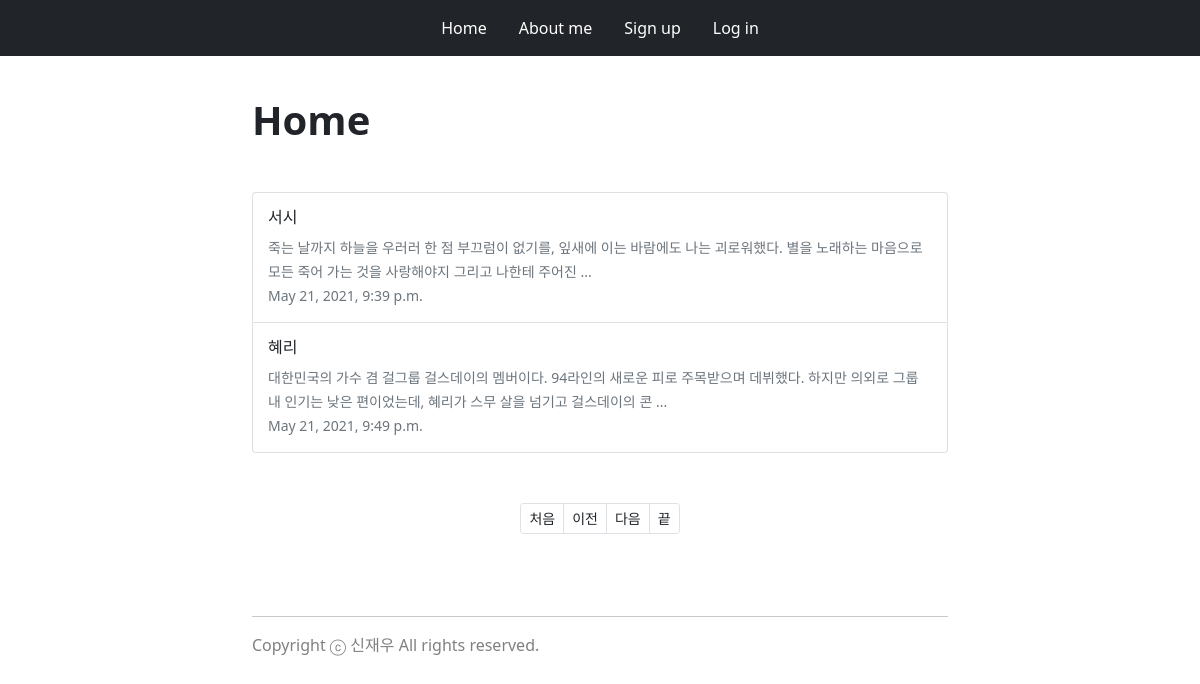
Screenshot of /?page=2 with the database file from the repository.
### blog/models.py (models this page shows, shortened)
class Blog(models.Model):
    title = models.CharField(max_length=200)
    pub_date = models.DateTimeField('date published')
    body = models.TextField()
    def summary(self):
        if len(self.body) > 100:
            return self.body[:100] + " ..."
        else:
            return self.body

### blog/views.py (the view)
# urls.py: 2. Add a URL to urlpatterns:  path('', views.home, name='home')
def home(request):
    blogs = Blog.objects
    blog_list = Blog.objects.all()
    paginator = Paginator(blog_list, 2)
    page = request.GET.get('page')
    posts = paginator.get_page(page)
    return render(request, 'home.html', {'blogs':blogs, 'posts':posts})

### blog/templates/home.html
{% extends 'base.html' %}
{% block content %}
<div class="container">
    <div class="row">
        <div class="col"></div>
        <div class="col col-6" style="width: 720px;">
            <div class="container" style="padding: 40px 0;">
                <h1 style="font-weight: 700;">Home</h1>
            </div>
            <div class="list-group">
                {% for blog in posts %}
                <a href="{% url 'detail' blog.id %}" class="list-group-item list-group-item-action" style="padding: 15px;">
                    <h6>{{blog.title}}</h6>
                    <small class="text-muted">{{blog.summary}}</small>
                    <br>
                    <small class="text-muted">{{blog.pub_date}}</small>
                </a>
                {% endfor %}
            </div>
            <ul class="pagination pagination-sm justify-content-center" style="padding: 50px 0 0 0;">
                {% if posts.has_previous %}
                <li class="page-item"><a href="?page=1" class="page-link text-dark">처음</a></li>
                <li class="page-item"><a href="?page={{posts.previous_page_number}}" class="page-link text-dark">이전</a></li>
                {% else %}
                <li class="page-item disabled"><a href="#" class="page-link" tabindex="-1" aria-disabled="true">처음</a></li>
                <li class="page-item disabled"><a href="#" class="page-link" tabindex="-1" aria-disabled="true">이전</a></li>
                {% endif %}
                {% if posts.has_next %}
                <li class="page-item"><a href="?page={{posts.next_page_number}}" class="page-link text-dark">다음</a></li>
                <li class="page-item"><a href="?page={{posts.paginator.num_pages}}" class="page-link text-dark">끝</a></li>
                {% else %}
                <li class="page-item disabled "><a href="#" class="page-link" tabindex="-1" aria-disabled="true">다음</a></li>
                <li class="page-item disabled"><a href="#" class="page-link" tabindex="-1" aria-disabled="true">끝</a></li>
                {% endif %}
            </ul>
        </div>
        <div class="col"></div>
    </div>
</div>
{% endblock %}

### rows the page displays
Blog: title "서시", summary "죽는 날까지 하늘을 우러러 한 점 부끄럼이 없기를, 잎새에 이는 바람에도 나는 괴로워했다. 별을 노래하는 마음으로 모든 죽어 가는 것을 사랑해야지 그리고 나한테 주어진 ...", pub_date "May 21, 2021, 9:39 p.m."
Blog: title "혜리", summary "대한민국의 가수 겸 걸그룹 걸스데이의 멤버이다. 94라인의 새로운 피로 주목받으며 데뷔했다. 하지만 의외로 그룹 내 인기는 낮은 편이었는데, 혜리가 스무 살을 넘기고 걸스데이의 콘 ...", pub_date "May 21, 2021, 9:49 p.m."
